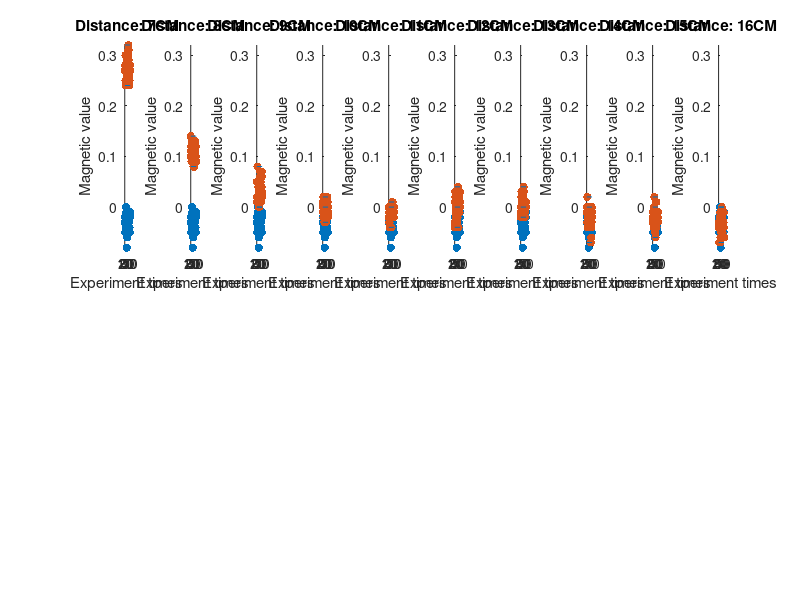

The MATLAB source for this figure: (Note: this script raises an error after producing the figure.)
% 磁性物质垂直于坐标轴 Magnetic substances perpendicular to the coordinate axis
% car towards 280W
clc
clear


% 环境中未放入磁性物质 No magnetic substances are placed in the environment
N0x = [-0.03 -0.03 -0.02 -0.03 -0.05 -0.05 -0.02 -0.03 -0.02 -0.04 -0.02 -0.00 -0.01 -0.02 -0.03 -0.01 -0.03 -0.04 -0.08 -0.03 -0.06 -0.01 -0.01 -0.02 -0.04 -0.04 -0.04 -0.04 -0.03 -0.04 -0.04 -0.04 -0.03 -0.02 -0.01 -0.02 -0.02 -0.02 -0.03 -0.04 -0.01 -0.01 -0.04 -0.05 -0.01 -0.02 -0.05 -0.02 -0.01 -0.01 ]; 
N0y = [-0.01 -0.01 0.00 0.01 0.00 -0.00 0.02 0.03 0.01 0.01 0.01 0.04 0.03 0.05 0.04 0.04 -0.02 0.04 0.02 -0.02 -0.02 -0.00 0.01 0.01 0.03 0.02 0.02 0.03 0.02 0.01 0.00 0.02 0.04 0.04 0.03 0.02 0.00 0.01 0.01 0.01 0.05 0.01 0.01 -0.00 0.02 0.01 0.02 0.06 0.03 0.04  ];
N0z = [0.02 -0.02 -0.02 0.01 0.01 -0.01 -0.00 0.03 0.02 0.05 0.02 0.05 0.03 0.01 0.01 0.10 0.08 0.04 0.03 0.00 0.06 0.07 0.05 0.03 0.02 0.02 0.01 0.01 0.05 0.06 0.05 0.06 0.03 0.02 0.02 0.04 0.06 0.08 0.06 0.05 0.05 0.05 0.07 0.06 0.05 0.04 0.04 0.02 0.04 0.05 ];

% 开始试验 start 
% 以小车中心为原点，由于小车自身长度以及测试材料的形状限制。
% Taking the center of the trolley as the origin
% Due to the limitation of the length of the trolley itself and the shape of the test material.

% 试验从7CM开始进行，每间隔1CM采集一次数据，共采集10组数据。
% The test starts at 7CM, collects data every 1CM, and collects 10 sets of data in total.


%7CM
N1x = [0.27 0.27 0.27 0.28 0.28 0.28 0.30 0.25 0.28 0.30 0.24 0.27 0.24 0.28 0.30 0.28 0.29 0.26 0.28 0.26 0.28 0.27 0.26 0.25 0.26 0.26 0.26 0.27 0.29 0.30 0.29 0.29 0.31 0.32 0.31 0.29 0.28 0.28 0.28 0.26 0.24 0.27 0.27 0.27 0.25 0.28 0.27 0.27 0.28 0.27];  
N1y = [0.21 0.21 0.23 0.23 0.23 0.23 0.21 0.19 0.18 0.19 0.20 0.24 0.22 0.21 0.22 0.23 0.24 0.20 0.19 0.20 0.22 0.23 0.24 0.24 0.24 0.23 0.24 0.24 0.24 0.26 0.25 0.23 0.23 0.23 0.23 0.23 0.22 0.23 0.23 0.22 0.24 0.20 0.21 0.20 0.25 0.21 0.23 0.20 0.20 0.20 ]; 
N1z = [0.41 0.42 0.43 0.42 0.37 0.40 0.36 0.38 0.36 0.36 0.37 0.39 0.35 0.41 0.36 0.34 0.36 0.33 0.37 0.37 0.40 0.36 0.37 0.36 0.36 0.37 0.36 0.37 0.34 0.33 0.36 0.37 0.39 0.38 0.37 0.38 0.37 0.37 0.35 0.40 0.37 0.35 0.37 0.33 0.45 0.44 0.38 0.39 0.39 0.41];

%8CM
N2x = [0.14 0.10 0.11 0.12 0.10 0.09 0.10 0.11 0.12 0.12 0.13 0.12 0.10 0.11 0.10 0.11 0.12 0.10 0.11 0.13 0.12 0.11 0.11 0.10 0.08 0.09 0.10 0.10 0.09 0.10 0.09 0.08 0.09 0.11 0.09 0.10 0.09 0.13 0.12 0.09 0.10 0.11 0.13 0.12 0.10 0.10 0.12 0.10 0.09 0.09  ];
N2y = [0.15 0.15 0.14 0.18 0.14 0.16 0.18 0.14 0.15 0.16 0.16 0.15 0.15 0.16 0.16 0.13 0.12 0.13 0.12 0.13 0.15 0.15 0.14 0.15 0.16 0.18 0.18 0.15 0.16 0.18 0.16 0.15 0.14 0.17 0.18 0.15 0.15 0.16 0.13 0.12 0.14 0.14 0.16 0.16 0.15 0.14 0.16 0.18 0.17 0.16  ];
N2z = [0.21 0.23 0.19 0.19 0.17 0.19 0.22 0.22 0.23 0.20 0.20 0.21 0.22 0.21 0.20 0.19 0.19 0.17 0.14 0.16 0.18 0.19 0.18 0.18 0.14 0.19 0.15 0.12 0.16 0.19 0.20 0.17 0.16 0.19 0.13 0.20 0.17 0.16 0.17 0.19 0.23 0.23 0.20 0.19 0.21 0.20 0.17 0.20 0.23 0.23 ];

%9CM
N3x = [0.05 0.02 0.01 0.02 0.05 0.08 0.05 0.01 0.05 0.05 0.05 0.02 0.02 0.01 0.04 0.04 0.05 0.02 0.00 0.02 0.03 0.01 0.00 0.01 0.02 0.04 0.04 0.04 0.04 0.06 0.07 0.07 0.07 0.05 0.04 0.04 0.05 0.04 0.04 0.01 0.01 0.04 0.06 0.02 0.04 0.04 0.06 0.07 0.03 0.02  ];
N3y = [0.05 0.09 0.06 0.09 0.06 0.06 0.09 0.09 0.09 0.06 0.07 0.09 0.09 0.07 0.06 0.08 0.09 0.08 0.08 0.08 0.08 0.08 0.08 0.08 0.08 0.08 0.08 0.10 0.10 0.07 0.08 0.09 0.03 0.08 0.09 0.07 0.08 0.07 0.06 0.07 0.08 0.06 0.05 0.08 0.09 0.08 0.10 0.08 0.04 0.07 ];
N3z = [0.14 0.13 0.11 0.13 0.15 0.16 0.13 0.12 0.17 0.14 0.15 0.09 0.11 0.11 0.14 0.11 0.09 0.08 0.10 0.11 0.09 0.08 0.11 0.15 0.15 0.14 0.13 0.14 0.16 0.18 0.17 0.14 0.11 0.16 0.15 0.15 0.13 0.09 0.14 0.10 0.14 0.13 0.14 0.14 0.12 0.06 0.10 0.08 0.11 0.15];

%10CM
N4x = [0.01 -0.01 0.01 0.00 0.02 0.02 0.01 -0.02 0.01 0.01 0.01 -0.01 -0.01 0.01 -0.03 0.01 -0.01 -0.00 0.00 0.01 -0.01 -0.00 0.01 0.01 0.02 0.02 -0.00 -0.01 -0.02 -0.03 -0.01 -0.02 -0.02 -0.02 0.01 -0.02 -0.02 -0.01 -0.02 -0.01 -0.02 -0.00 0.01 0.02 0.01 -0.02 -0.01 -0.02 -0.00 -0.01];
N4y = [0.08 0.06 0.07 0.07 0.04 0.03 0.01 0.06 0.04 0.06 0.02 0.05 0.01 0.03 0.05 0.06 0.05 0.06 0.06 0.07 0.07 0.08 0.08 0.08 0.09 0.08 0.07 0.07 0.06 0.06 0.07 0.06 0.06 0.07 0.05 0.05 0.07 0.03 0.04 0.08 0.10 0.05 0.07 0.06 0.04 0.07 0.06 0.06 0.07 0.06  ];
N4z = [0.07 0.07 0.09 0.05 0.07 0.05 0.12 0.09 0.08 0.10 0.09 0.10 0.10 0.06 0.07 0.10 0.09 0.13 0.13 0.10 0.11 0.13 0.12 0.08 0.10 0.12 0.12 0.09 0.06 0.07 0.07 0.07 0.08 0.11 0.09 0.05 0.08 0.03 0.03 0.03 0.06 0.09 0.07 0.07 0.03 0.07 0.10 0.10 0.07 0.09];

%11CM
N5x = [0.00 -0.02 -0.00 -0.03 -0.01 -0.02 -0.03 -0.02 -0.02 -0.04 -0.04 -0.02 -0.02 -0.02 -0.02 -0.02 -0.02 -0.02 -0.02 -0.00 0.00 -0.01 -0.00 0.00 -0.01 -0.04 -0.02 -0.01 -0.02 -0.02 -0.01 0.01 0.01 0.01 0.01 0.01 -0.02 -0.02 -0.01 -0.02 -0.02 0.00 -0.00 -0.01 -0.02 -0.02 -0.02 -0.01 0.00 0.00];  
N5y = [0.04 0.04 0.05 0.05 0.05 0.07 0.07 0.05 0.03 0.02 0.02 0.04 0.04 0.04 0.05 0.05 0.07 0.07 0.06 0.06 0.05 -0.07 0.04 0.04 0.05 0.04 0.07 0.05 0.06 0.05 0.03 0.04 0.04 0.03 0.03 0.04 0.06 0.02 0.02 0.03 0.05 0.03 0.02 0.04 0.05 0.06 0.05 0.03 0.03 0.03  ];
N5z = [0.08 0.07 0.05 0.07 0.06 0.07 0.07 0.04 0.04 0.08 0.08 0.04 0.05 0.05 0.04 0.05 0.08 0.09 0.03 0.04 0.07 0.03 0.02 0.01 0.06 0.04 0.02 0.03 0.02 0.04 0.04 0.02 0.05 0.01 -0.02 -0.03 0.04 0.02 0.06 0.05 0.05 0.05 0.06 0.07 0.07 0.05 0.04 0.04 0.06 0.07 ];

%12CM
N6x = [-0.04 -0.03 0.01 0.01 0.03 0.02 0.01 0.00 -0.01 -0.01 -0.00 -0.02 0.01 0.02 -0.01 -0.00 -0.02 -0.02 0.00 -0.04 -0.00 -0.03 -0.01 -0.01 -0.01 -0.02 0.02 -0.00 0.00 0.04 0.01 0.02 0.03 -0.00 0.01 -0.04 -0.00 0.01 0.02 0.02 0.01 0.01 0.03 0.01 -0.01 0.01 0.01 -0.00 0.01 0.03] ;
N6y = [-0.02 0.01 -0.00 0.01 0.04 0.06 0.04 0.01 -0.00 -0.00 -0.01 -0.01 -0.00 0.01 0.03 0.04 0.03 0.02 0.03 0.03 0.02 0.01 0.01 -0.01 0.00 0.01 -0.01 -0.03 -0.03 -0.04 0.00 -0.01 -0.00 0.04 0.05 0.02 0.01 0.02 0.03 0.02 0.00 0.00 0.01 0.02 0.03 0.02 0.04 0.05 0.03 0.03  ];
N6z = [0.07 0.02 0.02 0.03 0.05 0.04 0.04 0.04 0.07 0.07 0.04 0.04 0.07 0.06 0.07 0.09 0.07 0.03 0.03 0.07 0.03 0.09 0.06 0.04 0.08 0.08 0.06 0.06 0.10 0.08 0.05 0.04 0.04 0.05 0.03 0.03 0.09 0.06 0.03 0.04 0.05 0.04 0.06 0.05 0.05 0.04 0.02 0.02 0.03 0.06];


%13CM
N7x = [-0.01 -0.02 -0.00 0.00 -0.00 0.02 0.02 0.03 0.00 -0.00 0.02 0.02 0.02 0.01 0.01 0.01 0.01 0.01 0.02 0.02 0.03 0.01 0.03 -0.01 0.01 0.00 -0.00 0.04 0.03 0.01 0.01 -0.00 0.01 -0.00 -0.00 0.00 -0.02 -0.01 -0.01 -0.02 -0.01 0.01 0.00 -0.00 -0.00 0.01 0.00 -0.00 0.00 0.01  ];
N7y = [0.03 0.02 0.02 0.03 -0.00 0.00 0.03 0.04 0.01 0.00 0.01 0.00 0.01 0.01 0.01 0.02 0.01 0.01 0.01 0.03 0.03 0.02 0.02 0.03 0.01 0.04 0.01 -0.00 0.03 0.05 0.03 0.00 0.00 0.01 0.03 0.02 -0.01 0.01 -0.03 0.02 0.02 0.01 0.02 0.01 0.01 0.01 -0.01 -0.02 -0.04 -0.03  ];
N7z = [0.04 0.04 0.04 0.06 0.05 0.03 0.05 0.05 0.03 0.05 0.06 0.04 0.03 0.04 0.06 0.04 0.04 0.05 0.03 0.02 0.07 0.09 0.07 0.10 0.06 0.07 0.05 0.12 0.09 0.06 0.09 0.09 0.07 0.05 0.05 0.05 0.06 0.04 0.07 0.02 0.03 0.04 0.04 0.05 0.06 0.04 0.06 0.06 0.06 0.05  ];


%14CM
N8x = [-0.01 -0.01 -0.00 -0.00 -0.03 0.02 -0.00 -0.01 -0.01 -0.04 -0.03 -0.02 -0.02 0.00 -0.01 -0.01 -0.03 -0.02 -0.04 -0.03 -0.03 -0.03 -0.03 -0.03 -0.02 -0.00 -0.02 -0.02 -0.03 -0.02 -0.03 -0.04 -0.02 -0.02 -0.01 -0.01 -0.03 -0.04 -0.03 -0.07 -0.04 -0.06 -0.04 -0.00 -0.02 -0.03 -0.03 -0.00 -0.01 -0.02];  
N8y = [0.02 0.02 0.03 0.02 0.03 0.04 0.01 -0.01 0.01 0.00 0.01 0.00 0.03 -0.00 0.04 0.03 0.01 0.02 0.03 0.05 0.02 0.01 0.02 0.00 -0.01 -0.01 -0.02 -0.01 0.03 0.03 -0.01 0.00 0.02 0.03 0.02 0.01 0.01 0.01 0.02 0.02 0.03 0.03 0.02 0.01 0.01 0.04 0.02 0.02 0.00 0.04  ];
N8z = [0.01 0.01 0.02 0.02 0.01 0.02 0.05 -0.00 -0.03 0.02 -0.04 -0.01 0.01 0.01 0.02 0.00 0.01 0.02 0.02 0.05 0.04 0.03 0.02 0.01 -0.00 0.02 0.02 0.03 0.03 0.03 0.04 0.05 0.04 0.02 -0.01 0.01 0.02 0.02 0.02 -0.00 0.00 0.05 0.06 0.04 0.03 0.02 0.02 -0.03 0.01 0.01];


%15CM
N9x = [-0.03 -0.02 -0.01 -0.01 -0.01 -0.02 -0.02 -0.02 -0.03 -0.04 -0.01 -0.00 -0.02 0.00 0.02 -0.00 -0.01 -0.01 -0.03 -0.04 -0.02 -0.03 -0.02 -0.05 -0.02 -0.06 -0.04 -0.03 -0.02 -0.01 -0.03 -0.01 -0.02 0.01 -0.04 -0.02 -0.02 -0.02 -0.01 -0.02 -0.03 -0.03 -0.02 -0.01 -0.01 -0.01 -0.02 -0.02 -0.01 -0.03  ];
N9y = [0.02 0.01 0.02 0.04 0.04 0.03 0.04 0.02 0.01 -0.01 -0.01 -0.00 0.00 0.01 0.01 0.01 0.01 0.01 -0.02 0.01 -0.01 0.00 0.03 0.01 0.04 0.01 -0.00 0.01 0.02 0.01 -0.00 0.02 0.03 0.03 -0.02 0.02 0.00 0.01 0.01 0.02 0.02 0.02 0.00 -0.00 0.00 0.00 -0.00 0.00 0.03 0.05  ];
N9z = [0.05 0.01 0.04 0.05 0.03 0.00 0.03 0.05 0.02 0.01 0.02 0.03 0.02 0.01 0.00 -0.01 -0.01 -0.02 -0.01 -0.01 0.02 0.03 0.01 0.02 0.04 0.05 0.02 0.05 0.06 0.03 0.03 0.04 0.04 0.05 0.08 0.06 0.04 0.03 0.06 0.09 0.08 0.07 0.07 0.07 0.10 0.09 0.06 0.02 0.02 0.05 ];


%16CM
N10x = [-0.04 -0.03 -0.03 -0.04 -0.04 -0.07 -0.03 -0.03 -0.04 -0.04 -0.04 -0.02 -0.03 -0.07 -0.01 -0.04 -0.02 -0.03 -0.06 -0.02 -0.04 -0.04 -0.02 -0.05 -0.05 -0.04 -0.06 -0.04 -0.00 0.00 -0.01 -0.02 -0.04 -0.05 -0.05 -0.04 -0.05 -0.06 -0.04 -0.04 -0.03 -0.03 -0.03 -0.04 -0.04 -0.03 -0.04 -0.01 -0.04 -0.06 ] ;
N10y = [0.04 0.01 0.02 0.04 0.02 0.02 0.06 0.06 0.07 0.03 0.06 0.04 0.02 0.04 0.06 0.02 0.01 0.04 0.00 0.01 0.01 0.05 0.02 0.05 0.05 0.02 0.02 0.03 0.03 0.04 0.04 0.03 0.01 0.01 0.02 0.00 0.01 0.03 0.02 0.04 0.00 0.02 0.03 0.03 0.00 0.03 0.00 0.04 0.01 0.02  ];
N10z = [0.08 0.08 0.07 0.06 0.03 0.08 0.07 0.01 0.06 0.02 0.05 0.03 0.04 0.01 0.02 0.00 0.04 0.01 0.03 0.08 0.06 0.07 0.06 0.07 0.09 0.10 0.09 0.04 0.05 0.05 0.03 0.03 0.05 0.04 0.03 0.04 0.05 0.05 0.05 0.08 0.08 -0.02 0.01 0.04 0.02 0.07 0.05 0.03 0.04 0.07];


% 实验结束后，从环境中移走磁性物质，再次测量此时的环境磁强度
% After the experiment, remove the magnetic substance from the environment,
% and measure the magnetic intensity of the environment at this time again.
N11x = [-0.04 -0.04 -0.03 -0.02 -0.03 -0.02 -0.04 -0.01 -0.03 -0.03 -0.02 -0.03 -0.02 -0.01 -0.01 -0.04 -0.04 -0.06 -0.05 -0.06 -0.05 -0.04 -0.02 -0.03 -0.04 -0.04 -0.03 -0.04 -0.06 -0.07 -0.06 -0.07 -0.06 -0.05 -0.06 -0.05 -0.03 -0.03 -0.03 -0.04 -0.04 -0.05 -0.05 -0.04 -0.04 -0.03 -0.04 -0.03 -0.04 -0.05  ];
N11y = [0.07 0.06 0.05 0.02 0.03 0.03 0.04 0.05 0.07 0.03 0.04 -0.01 0.04 0.06 0.05 0.03 0.04 -0.01 0.02 0.02 0.01 0.03 0.02 0.01 0.01 0.03 0.01 -0.00 0.00 0.00 -0.01 -0.01 -0.00 -0.01 0.00 -0.01 -0.01 0.02 0.03 0.03 0.05 0.02 0.05 0.03 0.07 0.04 0.05 0.04 0.01 0.06 ]; 
N11z = [0.02 0.04 0.05 0.04 0.05 0.06 -0.01 0.10 0.04 0.05 0.06 0.06 0.02 0.03 0.06 0.06 0.03 0.04 -0.01 0.09 0.09 0.08 0.07 0.06 0.04 0.03 0.01 0.04 0.05 0.04 0.07 0.09 0.08 0.06 0.04 0.05 0.05 0.04 0.04 0.02 0.07 0.10 0.06 0.07 0.06 0.05 0.07 0.05 0.03 0.05  ];



% 将数据整合到一个数组，便于之后进行图像处理
% Combine the data into an array for later image processing

x = [N1x,N2x,N3x,N4x,N5x,N6x,N7x,N8x,N9x,N10x,N0x]; % The result with environment magnetic strength before experiment
x1 = [N1x,N2x,N3x,N4x,N5x,N6x,N7x,N8x,N9x,N10x,N11x]; % The result with environment magnetic strength after experiment
x2 = [N11x,N0x]; % Environment magnetic strength between before the experiment and after the experiment

t = 1:1:50;

% 放置磁性物质前的数据结果
% The result with environment magnetic strength before experiment

i = 1:1:10;
figure(1)

for xi = i

%subplot(2,5,xi)
subplot(2,10,xi)



l1 = scatter(t,N0x,'red','filled'); % The environment magnetic strength

hold on

% 读实验值
% read the experiments result

temp_value = x(1,1+(xi-1)*50:xi*50);

l2 = scatter(t,temp_value,'green','filled'); %Experiment value


axis([0 50 min(x) max(x)])%指定坐标轴范围 set the boundary of figure

xlabel('Experiment times')
ylabel('Magnetic value')

line([1,50],[max(N0x),max(N0x)],'linestyle','--')
line([1,50],[min(N0x),min(N0x)],'linestyle','--')

line([1,50],[max(temp_value),max(temp_value)])
line([1,50],[min(temp_value),min(temp_value)])

title(['Distance: ',num2str(xi+6),'CM'])
hold off


i = i +1;
if i == 10
    break 
end

end

legend([l1;l2],'Environment value','Experiment value','Orientation','horizontal','location',[0.15,0.04,0.74,0]);

% The result with environment magnetic strength after experiment
i = 1:1:10;

for xi = i

%subplot(2,5,xi)
subplot(2,10,xi+10)



l1 = scatter(t,N11x,'red'); % The environment magnetic strength 

hold on

temp_value = x(1,1+(xi-1)*50:xi*50);

l2 = scatter(t,temp_value,'green'); 


axis([0 50 min(x1) max(x1)])

xlabel('Experiment times')
ylabel('Magnetic value')

line([1,50],[max(N11x),max(N11x)],'linestyle','--')
line([1,50],[min(N11x),min(N11x)],'linestyle','--')

line([1,50],[max(temp_value),max(temp_value)])
line([1,50],[min(temp_value),min(temp_value)])

title(['Distance: ',num2str(xi+6),'CM'])
hold off


i = i +1;
if i == 10
    break 
end

end

legend([l1;l2],'Environment value','Experiment value','Orientation','horizontal','location',[0.15,0.04,0.74,0]);

title_name = 'The result with environment magnetic strength before(●)and after(○) perpendicular experiment ';
sgtitle(title_name);


